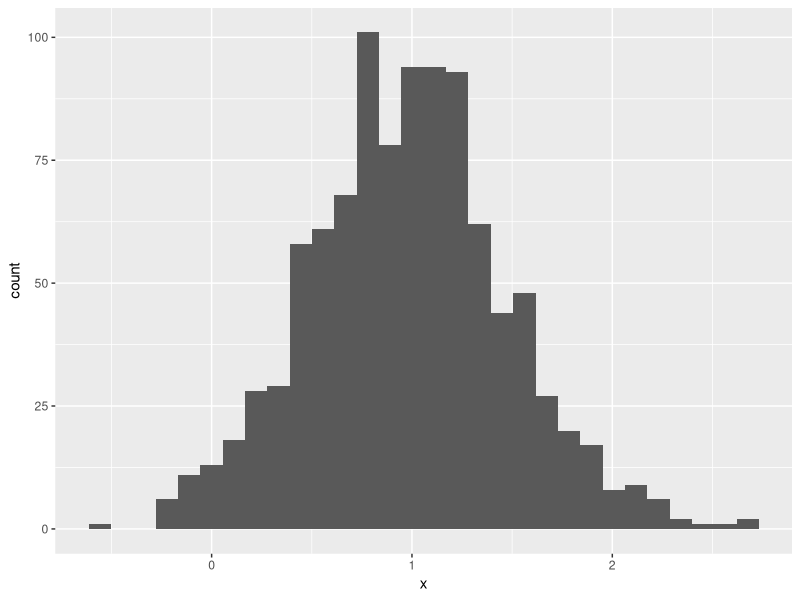
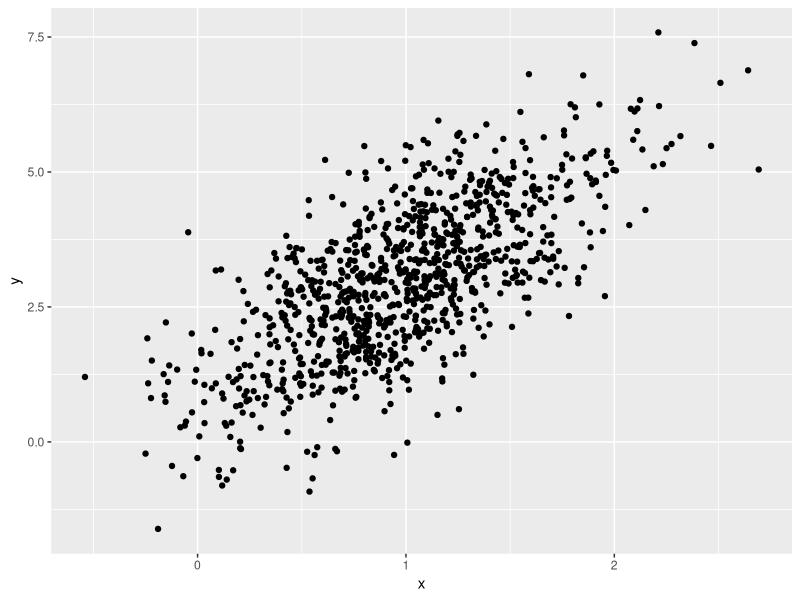
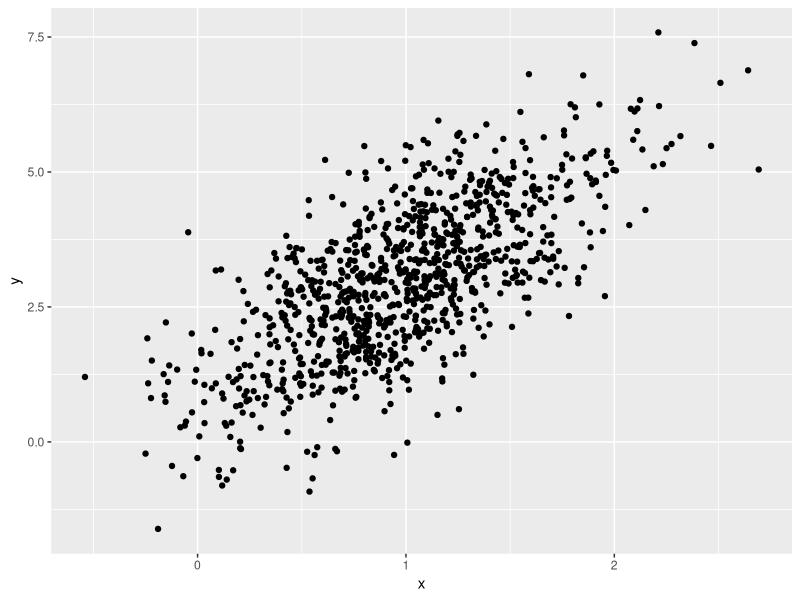

R code for these plots, in order:
## Ruohan Lyu
## 2025-09-04
##
## this script creates a plot dataframe and makes two plots

library(tidyverse)

### Let's make an interesting dataframe

plot_df =
  tibble(
    x = rnorm(1000, mean = 1, sd = .5),
    y = 1 + 2 * x + rnorm(1000)
  )

plot_df

ggplot(plot_df, aes(x = x)) + geom_histogram()
ggplot(plot_df, aes(x = x, y = y)) + geom_point()

ggsave("scatter_plot.pdf", height = 4, width = 6)